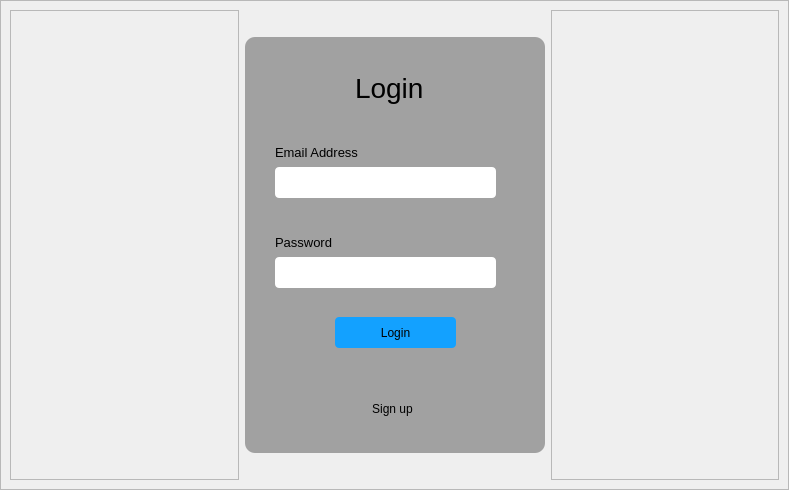
<?xml version="1.0" encoding="UTF-8"?>
<ui version="4.0">
 <class>Form</class>
 <widget class="QWidget" name="Form">
  <property name="geometry">
   <rect>
    <x>0</x>
    <y>0</y>
    <width>789</width>
    <height>490</height>
   </rect>
  </property>
  <property name="windowTitle">
   <string>Form</string>
  </property>
  <layout class="QVBoxLayout" name="verticalLayout">
   <property name="spacing">
    <number>0</number>
   </property>
   <property name="leftMargin">
    <number>0</number>
   </property>
   <property name="topMargin">
    <number>0</number>
   </property>
   <property name="rightMargin">
    <number>0</number>
   </property>
   <property name="bottomMargin">
    <number>0</number>
   </property>
   <item>
    <widget class="QFrame" name="frame">
     <property name="frameShape">
      <enum>QFrame::StyledPanel</enum>
     </property>
     <property name="frameShadow">
      <enum>QFrame::Raised</enum>
     </property>
     <layout class="QVBoxLayout" name="verticalLayout_2">
      <property name="spacing">
       <number>0</number>
      </property>
      <property name="leftMargin">
       <number>0</number>
      </property>
      <property name="topMargin">
       <number>0</number>
      </property>
      <property name="rightMargin">
       <number>0</number>
      </property>
      <property name="bottomMargin">
       <number>0</number>
      </property>
      <item>
       <widget class="QStackedWidget" name="stackedWidget">
        <property name="currentIndex">
         <number>0</number>
        </property>
        <widget class="QWidget" name="page">
         <layout class="QHBoxLayout" name="horizontalLayout">
          <item>
           <widget class="QFrame" name="frame_2">
            <property name="frameShape">
             <enum>QFrame::StyledPanel</enum>
            </property>
            <property name="frameShadow">
             <enum>QFrame::Raised</enum>
            </property>
           </widget>
          </item>
          <item>
           <widget class="QFrame" name="frame_3">
            <property name="minimumSize">
             <size>
              <width>300</width>
              <height>416</height>
             </size>
            </property>
            <property name="maximumSize">
             <size>
              <width>310</width>
              <height>416</height>
             </size>
            </property>
            <property name="styleSheet">
             <string notr="true">background-color: rgb(161, 161, 161);
border-radius: 10px</string>
            </property>
            <property name="frameShape">
             <enum>QFrame::StyledPanel</enum>
            </property>
            <property name="frameShadow">
             <enum>QFrame::Raised</enum>
            </property>
            <widget class="QLabel" name="label">
             <property name="geometry">
              <rect>
               <x>30</x>
               <y>100</y>
               <width>91</width>
               <height>31</height>
              </rect>
             </property>
             <property name="font">
              <font>
               <pointsize>10</pointsize>
              </font>
             </property>
             <property name="text">
              <string>Email Address</string>
             </property>
            </widget>
            <widget class="QLineEdit" name="lineEdit">
             <property name="geometry">
              <rect>
               <x>30</x>
               <y>130</y>
               <width>221</width>
               <height>31</height>
              </rect>
             </property>
             <property name="styleSheet">
              <string notr="true">background-color: rgb(255, 255, 255);
border-radius:4px</string>
             </property>
            </widget>
            <widget class="QLabel" name="label_2">
             <property name="geometry">
              <rect>
               <x>110</x>
               <y>30</y>
               <width>91</width>
               <height>41</height>
              </rect>
             </property>
             <property name="font">
              <font>
               <pointsize>21</pointsize>
              </font>
             </property>
             <property name="text">
              <string>Login</string>
             </property>
            </widget>
            <widget class="QLineEdit" name="lineEdit_2">
             <property name="geometry">
              <rect>
               <x>30</x>
               <y>220</y>
               <width>221</width>
               <height>31</height>
              </rect>
             </property>
             <property name="styleSheet">
              <string notr="true">background-color: rgb(255, 255, 255);
border-radius:4px</string>
             </property>
             <property name="echoMode">
              <enum>QLineEdit::Password</enum>
             </property>
            </widget>
            <widget class="QLabel" name="label_3">
             <property name="geometry">
              <rect>
               <x>30</x>
               <y>190</y>
               <width>91</width>
               <height>31</height>
              </rect>
             </property>
             <property name="font">
              <font>
               <pointsize>10</pointsize>
              </font>
             </property>
             <property name="text">
              <string>Password</string>
             </property>
            </widget>
            <widget class="QPushButton" name="pushButton">
             <property name="geometry">
              <rect>
               <x>90</x>
               <y>280</y>
               <width>121</width>
               <height>31</height>
              </rect>
             </property>
             <property name="cursor">
              <cursorShape>PointingHandCursor</cursorShape>
             </property>
             <property name="styleSheet">
              <string notr="true">background-color: rgb(19, 161, 255);
border-radius:4px</string>
             </property>
             <property name="text">
              <string>Login</string>
             </property>
             <property name="shortcut">
              <string>Return</string>
             </property>
            </widget>
            <widget class="QPushButton" name="pushButton_2">
             <property name="geometry">
              <rect>
               <x>110</x>
               <y>360</y>
               <width>75</width>
               <height>23</height>
              </rect>
             </property>
             <property name="cursor">
              <cursorShape>PointingHandCursor</cursorShape>
             </property>
             <property name="text">
              <string>Sign up</string>
             </property>
            </widget>
            <zorder>label</zorder>
            <zorder>label_2</zorder>
            <zorder>label_3</zorder>
            <zorder>lineEdit_2</zorder>
            <zorder>lineEdit</zorder>
            <zorder>pushButton</zorder>
            <zorder>pushButton_2</zorder>
           </widget>
          </item>
          <item>
           <widget class="QFrame" name="frame_4">
            <property name="frameShape">
             <enum>QFrame::StyledPanel</enum>
            </property>
            <property name="frameShadow">
             <enum>QFrame::Raised</enum>
            </property>
           </widget>
          </item>
         </layout>
        </widget>
        <widget class="QWidget" name="page_2">
         <layout class="QHBoxLayout" name="horizontalLayout_2">
          <item>
           <widget class="QFrame" name="frame_5">
            <property name="frameShape">
             <enum>QFrame::StyledPanel</enum>
            </property>
            <property name="frameShadow">
             <enum>QFrame::Raised</enum>
            </property>
           </widget>
          </item>
          <item>
           <widget class="QFrame" name="frame_7">
            <property name="minimumSize">
             <size>
              <width>400</width>
              <height>0</height>
             </size>
            </property>
            <property name="maximumSize">
             <size>
              <width>400</width>
              <height>416</height>
             </size>
            </property>
            <property name="styleSheet">
             <string notr="true">background-color: rgb(138, 138, 138);</string>
            </property>
            <property name="frameShape">
             <enum>QFrame::StyledPanel</enum>
            </property>
            <property name="frameShadow">
             <enum>QFrame::Raised</enum>
            </property>
            <widget class="QLineEdit" name="lineEdit_3">
             <property name="geometry">
              <rect>
               <x>50</x>
               <y>110</y>
               <width>301</width>
               <height>31</height>
              </rect>
             </property>
             <property name="styleSheet">
              <string notr="true">background-color: rgb(255, 255, 255);
border-radius:4px</string>
             </property>
            </widget>
            <widget class="QLabel" name="label_4">
             <property name="geometry">
              <rect>
               <x>50</x>
               <y>80</y>
               <width>91</width>
               <height>31</height>
              </rect>
             </property>
             <property name="font">
              <font>
               <pointsize>10</pointsize>
              </font>
             </property>
             <property name="text">
              <string>Email Address</string>
             </property>
            </widget>
            <widget class="QLineEdit" name="lineEdit_4">
             <property name="geometry">
              <rect>
               <x>50</x>
               <y>180</y>
               <width>301</width>
               <height>31</height>
              </rect>
             </property>
             <property name="styleSheet">
              <string notr="true">background-color: rgb(255, 255, 255);
border-radius:4px</string>
             </property>
             <property name="echoMode">
              <enum>QLineEdit::Password</enum>
             </property>
            </widget>
            <widget class="QLabel" name="label_5">
             <property name="geometry">
              <rect>
               <x>50</x>
               <y>150</y>
               <width>91</width>
               <height>31</height>
              </rect>
             </property>
             <property name="font">
              <font>
               <pointsize>10</pointsize>
              </font>
             </property>
             <property name="text">
              <string>Password</string>
             </property>
            </widget>
            <widget class="QLineEdit" name="lineEdit_5">
             <property name="geometry">
              <rect>
               <x>50</x>
               <y>250</y>
               <width>291</width>
               <height>31</height>
              </rect>
             </property>
             <property name="styleSheet">
              <string notr="true">background-color: rgb(255, 255, 255);
border-radius:4px</string>
             </property>
             <property name="echoMode">
              <enum>QLineEdit::Password</enum>
             </property>
            </widget>
            <widget class="QLabel" name="label_6">
             <property name="geometry">
              <rect>
               <x>50</x>
               <y>220</y>
               <width>111</width>
               <height>31</height>
              </rect>
             </property>
             <property name="font">
              <font>
               <pointsize>10</pointsize>
              </font>
             </property>
             <property name="text">
              <string>Confirm password</string>
             </property>
            </widget>
            <widget class="QPushButton" name="pushButton_3">
             <property name="geometry">
              <rect>
               <x>130</x>
               <y>320</y>
               <width>131</width>
               <height>31</height>
              </rect>
             </property>
             <property name="cursor">
              <cursorShape>PointingHandCursor</cursorShape>
             </property>
             <property name="styleSheet">
              <string notr="true">background-color: rgb(19, 161, 255);
border-radius:4px</string>
             </property>
             <property name="text">
              <string>Sign Up</string>
             </property>
             <property name="shortcut">
              <string>Return</string>
             </property>
            </widget>
            <widget class="QLabel" name="label_7">
             <property name="geometry">
              <rect>
               <x>150</x>
               <y>30</y>
               <width>121</width>
               <height>41</height>
              </rect>
             </property>
             <property name="font">
              <font>
               <pointsize>21</pointsize>
              </font>
             </property>
             <property name="text">
              <string>Sign Up</string>
             </property>
            </widget>
            <widget class="QPushButton" name="pushButton_7">
             <property name="geometry">
              <rect>
               <x>160</x>
               <y>370</y>
               <width>75</width>
               <height>23</height>
              </rect>
             </property>
             <property name="cursor">
              <cursorShape>PointingHandCursor</cursorShape>
             </property>
             <property name="styleSheet">
              <string notr="true">
background-color:transparent</string>
             </property>
             <property name="text">
              <string>Back to login</string>
             </property>
            </widget>
            <zorder>label_4</zorder>
            <zorder>label_5</zorder>
            <zorder>label_6</zorder>
            <zorder>lineEdit_4</zorder>
            <zorder>lineEdit_3</zorder>
            <zorder>lineEdit_5</zorder>
            <zorder>pushButton_3</zorder>
            <zorder>label_7</zorder>
            <zorder>pushButton_7</zorder>
           </widget>
          </item>
          <item>
           <widget class="QFrame" name="frame_6">
            <property name="frameShape">
             <enum>QFrame::StyledPanel</enum>
            </property>
            <property name="frameShadow">
             <enum>QFrame::Raised</enum>
            </property>
           </widget>
          </item>
         </layout>
        </widget>
        <widget class="QWidget" name="page_3">
         <layout class="QHBoxLayout" name="horizontalLayout_3">
          <item>
           <widget class="QFrame" name="frame_8">
            <property name="frameShape">
             <enum>QFrame::StyledPanel</enum>
            </property>
            <property name="frameShadow">
             <enum>QFrame::Raised</enum>
            </property>
           </widget>
          </item>
          <item>
           <widget class="QFrame" name="frame_9">
            <property name="minimumSize">
             <size>
              <width>400</width>
              <height>0</height>
             </size>
            </property>
            <property name="frameShape">
             <enum>QFrame::StyledPanel</enum>
            </property>
            <property name="frameShadow">
             <enum>QFrame::Raised</enum>
            </property>
            <widget class="QPushButton" name="pushButton_4">
             <property name="geometry">
              <rect>
               <x>260</x>
               <y>240</y>
               <width>121</width>
               <height>31</height>
              </rect>
             </property>
             <property name="cursor">
              <cursorShape>PointingHandCursor</cursorShape>
             </property>
             <property name="styleSheet">
              <string notr="true">background-color: rgb(19, 161, 255);
border-radius:4px</string>
             </property>
             <property name="text">
              <string>Select csv file</string>
             </property>
            </widget>
            <widget class="QLineEdit" name="lineEdit_6">
             <property name="geometry">
              <rect>
               <x>20</x>
               <y>240</y>
               <width>201</width>
               <height>31</height>
              </rect>
             </property>
             <property name="font">
              <font>
               <pointsize>9</pointsize>
              </font>
             </property>
             <property name="styleSheet">
              <string notr="true">background-color: rgb(255, 255, 255);
border-radius:4px;
border: 1px solid black</string>
             </property>
             <property name="echoMode">
              <enum>QLineEdit::Normal</enum>
             </property>
             <property name="readOnly">
              <bool>true</bool>
             </property>
            </widget>
            <widget class="QPushButton" name="pushButton_5">
             <property name="geometry">
              <rect>
               <x>150</x>
               <y>320</y>
               <width>121</width>
               <height>31</height>
              </rect>
             </property>
             <property name="cursor">
              <cursorShape>PointingHandCursor</cursorShape>
             </property>
             <property name="styleSheet">
              <string notr="true">border-radius:4px;
background-color: rgb(11, 255, 39);</string>
             </property>
             <property name="text">
              <string>Submit csv file</string>
             </property>
            </widget>
            <widget class="QLabel" name="label_8">
             <property name="geometry">
              <rect>
               <x>100</x>
               <y>20</y>
               <width>241</width>
               <height>41</height>
              </rect>
             </property>
             <property name="font">
              <font>
               <pointsize>25</pointsize>
              </font>
             </property>
             <property name="text">
              <string>Upload CSV file</string>
             </property>
            </widget>
            <widget class="QLabel" name="label_9">
             <property name="geometry">
              <rect>
               <x>30</x>
               <y>110</y>
               <width>331</width>
               <height>51</height>
              </rect>
             </property>
             <property name="text">
              <string>Ensure the csv file is well formatted

Columns: Year, Month,Date, Rainfall
</string>
             </property>
             <property name="wordWrap">
              <bool>true</bool>
             </property>
            </widget>
           </widget>
          </item>
          <item>
           <widget class="QFrame" name="frame_10">
            <property name="frameShape">
             <enum>QFrame::StyledPanel</enum>
            </property>
            <property name="frameShadow">
             <enum>QFrame::Raised</enum>
            </property>
           </widget>
          </item>
         </layout>
        </widget>
        <widget class="QWidget" name="page_4">
         <layout class="QHBoxLayout" name="horizontalLayout_4">
          <item>
           <widget class="QFrame" name="frame_11">
            <property name="maximumSize">
             <size>
              <width>125</width>
              <height>416</height>
             </size>
            </property>
            <property name="frameShape">
             <enum>QFrame::StyledPanel</enum>
            </property>
            <property name="frameShadow">
             <enum>QFrame::Raised</enum>
            </property>
           </widget>
          </item>
          <item>
           <widget class="QFrame" name="frame_12">
            <property name="minimumSize">
             <size>
              <width>500</width>
              <height>416</height>
             </size>
            </property>
            <property name="maximumSize">
             <size>
              <width>16777215</width>
              <height>1421321</height>
             </size>
            </property>
            <property name="sizeIncrement">
             <size>
              <width>0</width>
              <height>0</height>
             </size>
            </property>
            <property name="frameShape">
             <enum>QFrame::StyledPanel</enum>
            </property>
            <property name="frameShadow">
             <enum>QFrame::Raised</enum>
            </property>
            <layout class="QVBoxLayout" name="verticalLayout_3">
             <item>
              <widget class="QFrame" name="frame_14">
               <property name="maximumSize">
                <size>
                 <width>16777215</width>
                 <height>100</height>
                </size>
               </property>
               <property name="frameShape">
                <enum>QFrame::StyledPanel</enum>
               </property>
               <property name="frameShadow">
                <enum>QFrame::Raised</enum>
               </property>
               <layout class="QVBoxLayout" name="verticalLayout_4">
                <property name="spacing">
                 <number>0</number>
                </property>
                <property name="leftMargin">
                 <number>0</number>
                </property>
                <property name="topMargin">
                 <number>0</number>
                </property>
                <property name="rightMargin">
                 <number>0</number>
                </property>
                <property name="bottomMargin">
                 <number>0</number>
                </property>
                <item>
                 <widget class="QLabel" name="label_10">
                  <property name="maximumSize">
                   <size>
                    <width>16777215</width>
                    <height>98</height>
                   </size>
                  </property>
                  <property name="text">
                   <string/>
                  </property>
                  <property name="wordWrap">
                   <bool>true</bool>
                  </property>
                 </widget>
                </item>
               </layout>
              </widget>
             </item>
             <item>
              <widget class="QFrame" name="frame_15">
               <property name="styleSheet">
                <string notr="true">background-color: rgb(170, 170, 170);</string>
               </property>
               <property name="frameShape">
                <enum>QFrame::StyledPanel</enum>
               </property>
               <property name="frameShadow">
                <enum>QFrame::Raised</enum>
               </property>
              </widget>
             </item>
            </layout>
           </widget>
          </item>
          <item>
           <widget class="QFrame" name="frame_13">
            <property name="maximumSize">
             <size>
              <width>125</width>
              <height>416</height>
             </size>
            </property>
            <property name="frameShape">
             <enum>QFrame::StyledPanel</enum>
            </property>
            <property name="frameShadow">
             <enum>QFrame::Raised</enum>
            </property>
            <widget class="QPushButton" name="pushButton_6">
             <property name="geometry">
              <rect>
               <x>30</x>
               <y>30</y>
               <width>75</width>
               <height>23</height>
              </rect>
             </property>
             <property name="styleSheet">
              <string notr="true">background-color: rgb(255, 0, 4);
border-radius: 4px</string>
             </property>
             <property name="text">
              <string>Logout</string>
             </property>
            </widget>
           </widget>
          </item>
         </layout>
        </widget>
       </widget>
      </item>
     </layout>
    </widget>
   </item>
  </layout>
 </widget>
 <resources/>
 <connections/>
</ui>
